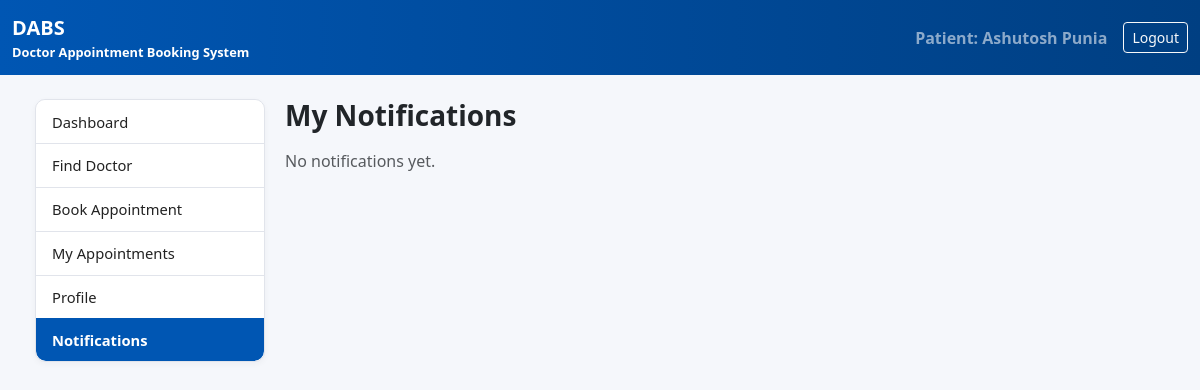
Page /dashboard/patient/notifications/ (signed in) on the earlier database version.
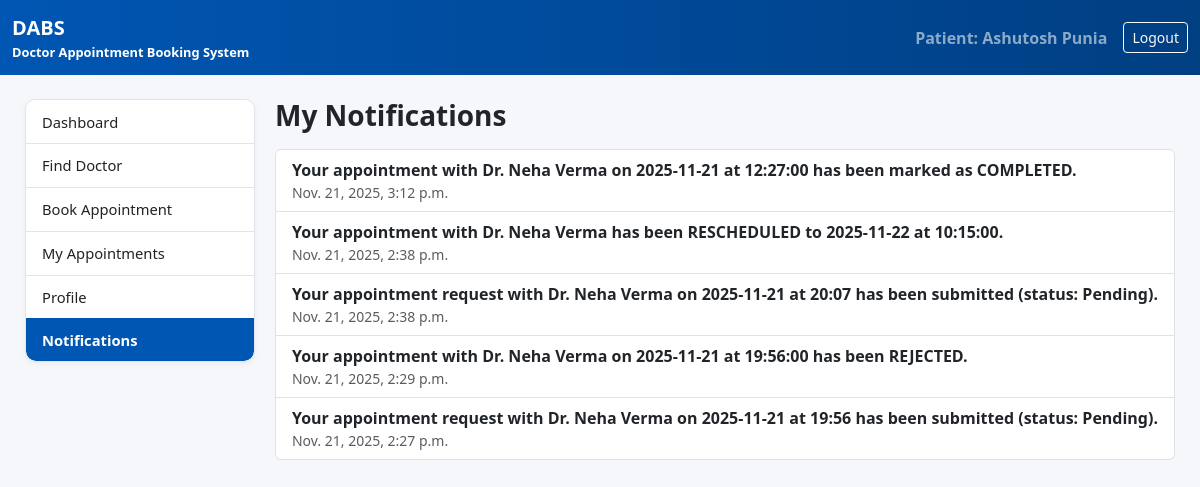
Same page on the later database version.
### booking/models.py (models this page shows, shortened)
class Notification(models.Model):
    user = models.ForeignKey(
        settings.AUTH_USER_MODEL,
        on_delete=models.CASCADE,
        related_name="notifications",
    )
    message = models.CharField(max_length=255)
    link = models.CharField(
        max_length=255,
        blank=True,
        help_text="Optional path inside the site",
    )
    created_at = models.DateTimeField(auto_now_add=True)
    is_read = models.BooleanField(default=False)
    class Meta:
        ordering = ["-created_at"]

### booking/views.py (the view)
# urls.py: path('dashboard/patient/notifications/', views.patient_notifications, name='patient_notifications'),
@login_required
def patient_notifications(request):
    qs = Notification.objects.filter(user=request.user).order_by("-created_at")
    qs.filter(is_read=False).update(is_read=True)
    return render(
        request,
        "booking/patient_notifications.html",
        {"notifications": qs},
    )

### booking/templates/booking/patient_notifications.html (shortened to what this page needs)
{% extends "booking/patient_base.html" %}
{% block content %}
<h3 class="fw-bold mb-3">My Notifications</h3>
<div class="list-group">
  {% for n in notifications %}
    <a
      href="{{ n.link|default:'#' }}"
      class="list-group-item list-group-item-action d-flex justify-content-between align-items-start"
    >
      <div>
        <div class="fw-bold">{{ n.message }}</div>
        <div class="small text-muted">{{ n.created_at }}</div>
      </div>
    </a>
  {% empty %}
    <div class="text-muted">
      No notifications yet.
    </div>
  {% endfor %}
</div>
{% endblock %}

Differences in the rows shown:
added Notification: message "Your appointment with Dr. Neha Verma on 2025-11-21 at 12:27:00 has been marked as COMPLETED.", created_at "Nov. 21, 2025, 3:12 p.m."
added Notification: message "Your appointment with Dr. Neha Verma has been RESCHEDULED to 2025-11-22 at 10:15:00.", created_at "Nov. 21, 2025, 2:38 p.m."
added Notification: message "Your appointment request with Dr. Neha Verma on 2025-11-21 at 20:07 has been submitted (status: Pending).", created_at "Nov. 21, 2025, 2:38 p.m."
added Notification: message "Your appointment with Dr. Neha Verma on 2025-11-21 at 19:56:00 has been REJECTED.", created_at "Nov. 21, 2025, 2:29 p.m."
added Notification: message "Your appointment request with Dr. Neha Verma on 2025-11-21 at 19:56 has been submitted (status: Pending).", created_at "Nov. 21, 2025, 2:27 p.m."
Other differences:
text no longer shown: "No notifications yet."
